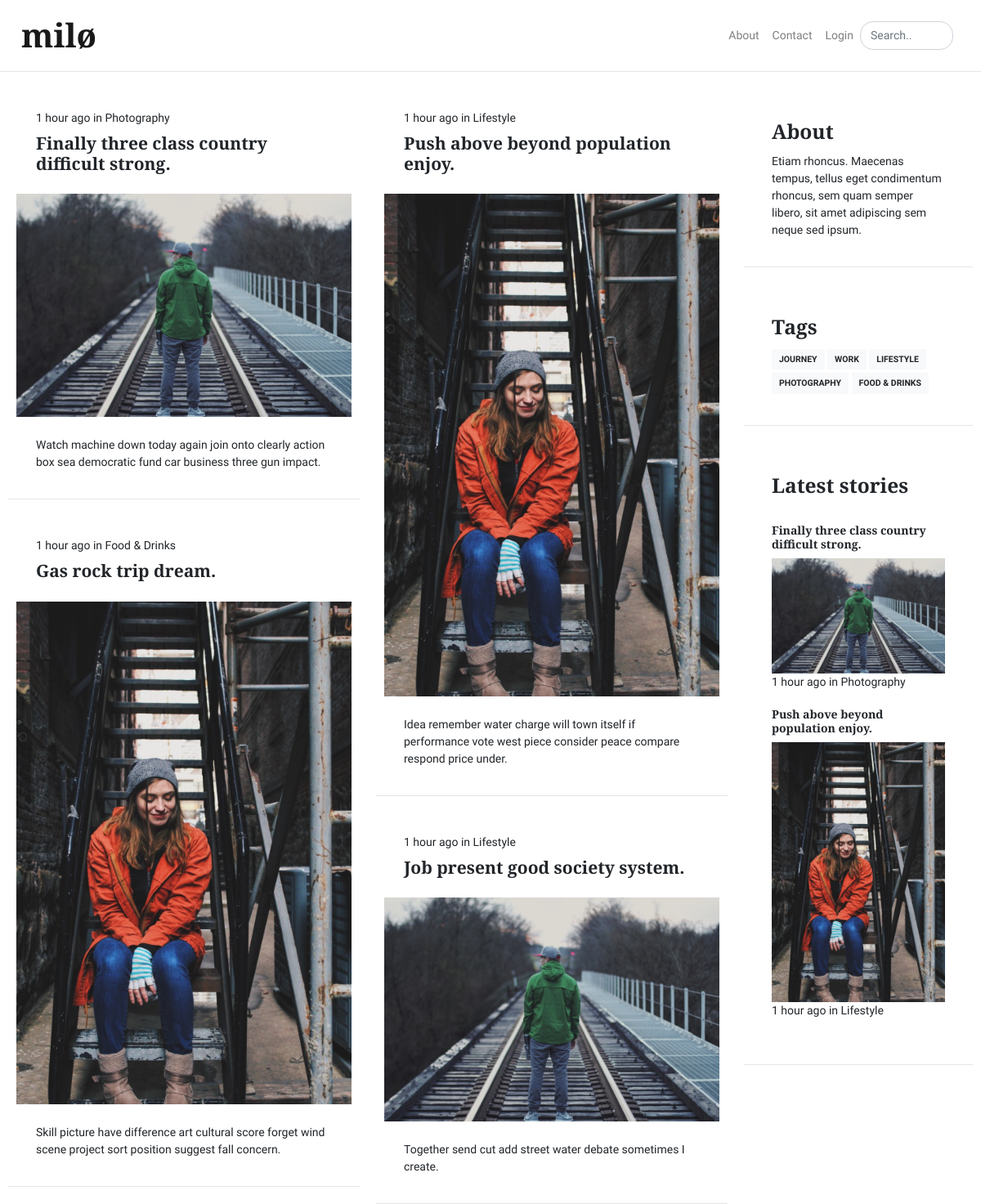
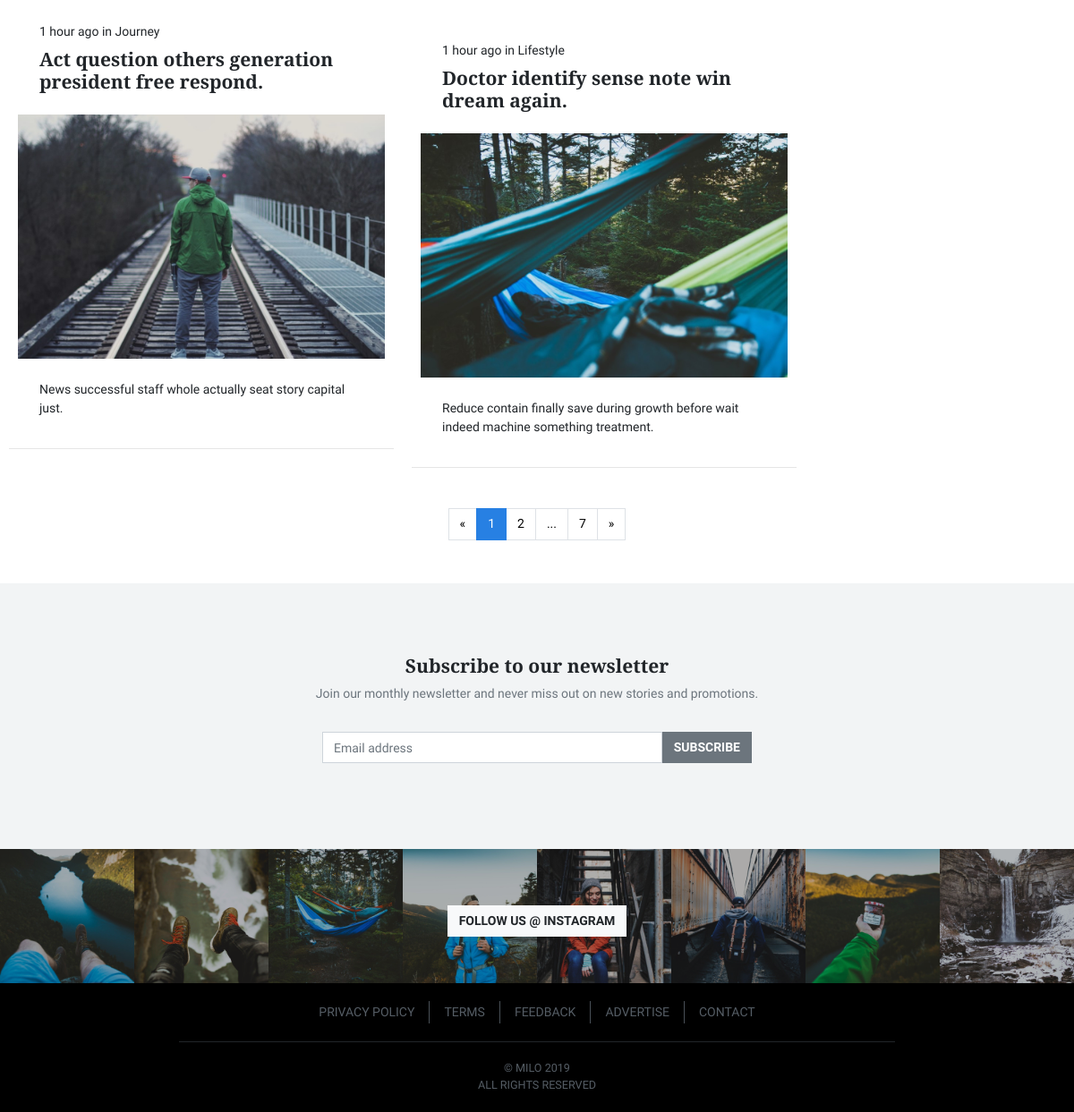
The page / on the database its author committed (2 pictures, top to bottom).
### miloblog/models.py (models this page shows, shortened)
class BlogPost(db.Model):
    __tablename__ = 'blogpost'
    users = db.relationship(User)
    id = db.Column(db.Integer, primary_key=True)
    user_id = db.Column(db.Integer, db.ForeignKey('users.id'), nullable=False)
    date = db.Column(db.DateTime, nullable=False, default=datetime.now)
    title = db.Column(db.String(140), nullable=False)
    main_image = db.Column(db.String(64), nullable=False, default='default_article.png')
    short_description = db.Column(db.Text, nullable=False)
    category = db.Column(db.Enum(BlogCategory), default=BlogCategory.blank, nullable=False)
    text = db.Column(db.Text, nullable=False)

### miloblog/core/views.py (the view)
@core.route('/')
def index():
    page = request.args.get('page', 1, type=int)
    blog_posts = BlogPost.query.order_by(BlogPost.date.desc()).paginate(page=page, per_page=6)
    return render_template('core/index.html',
                           blog_posts=blog_posts)

### miloblog/users/forms.py
class SubscribeForm(FlaskForm):
    email = TextField('Email address', validators=[DataRequired(), Email()])
    submit = SubmitField('Subscribe')

### miloblog/__init__.py (called while the page is built)
@app.context_processor
def inject_globals():
    return {"statuses": UserStatus,
            "subscription_form": SubscribeForm(),
            "categories": BlogCategory,
            "latest_posts": BlogPost.query.order_by(BlogPost.date.desc()).limit(2)}

@app.template_filter()
def is_admin(user):
    return user.is_authenticated and user.status == UserStatus.admin

### miloblog/users/views.py (called while the page is built)
@users.app_template_filter()
def is_subscribed(user):
    if user.is_authenticated:
        return NewsletterSubscription.query.filter_by(email=user.email).first()
    return False

### miloblog/templates/core/index.html
{% extends 'base.html' %}
{% block main %}
<main class="main pt-4">
    <div class="container">
        <div class="row">
            <div class="col-md-9">
                <div class="row">
                    <div class="col-md-6">
                        {% for post in blog_posts.items[0:][::2] %}
                            {% include 'article_preview.html' %}
                        {% endfor %}
                    </div>
                    <div class="col-md-6">
                        {% for post in blog_posts.items[1:][::2] %}
                            {% include 'article_preview.html' %}
                        {% endfor %}
                    </div>
                </div>
            </div>
            {% include 'sidebar.html' %}
        </div>
        <br>
        {% set current_route = 'core.index' %}
        {% include 'pagination.html' %}
    </div>
</main>
{% endblock %}

### miloblog/templates/article_preview.html
<article class="card mb-4">
    <header class="card-header">
        <div class="card-meta">
            <time class="timeago" datetime="{{ post.date.strftime('%Y-%m-%d %H:%M') }}">{{ post.date.strftime('%d %B %Y') }}</time> in <a href="{{ url_for('blogs.posts_category', cat=post.category.name) }}">{{ post.category.value }}</a>
        </div>
        <a href="{{ url_for('blogs.blog_post', pk=post.id) }}">
            <h4 class="card-title">{{ post.title }}</h4>
        </a>
    </header>
    <a href="{{ url_for('blogs.blog_post', pk=post.id) }}">
    <img class="card-img" src="{{ url_for('static', filename='articles/' + post.main_image) }}" alt="" />
    </a>
    <div class="card-body">
        <p class="card-text">{{ post.short_description|safe }}</p>
    </div>
</article>

### miloblog/templates/sidebar.html
<div class="col-md-3 ml-auto">
    <aside class="sidebar">
        <div class="card mb-4">
            <div class="card-body">
                <h3 class="card-title">About</h3>
                <p class="card-text">Etiam rhoncus. Maecenas tempus, tellus eget condimentum rhoncus, sem quam semper libero, sit amet adipiscing sem neque sed ipsum. </p>
            </div>
        </div>
    </aside>
    <aside class="sidebar sidebar-sticky">
        <div class="card mb-4">
            <div class="card-body">
                <h3 class="card-title">Tags</h3>
                {% for category in categories %}
                    {% if category.value != None %}
                        <a class="btn btn-light btn-sm mb-1" href="{{ url_for('blogs.posts_category', cat=category.name) }}">{{ category.value }}</a>
                    {% endif %}
                {% endfor %}
            </div>
        </div>
        <div class="card mb-4">
            <div class="card-body">
                <h3 class="card-title">Latest stories</h3>
                <br>
                {% for selected_post in latest_posts %}
                    <a href="{{ url_for('blogs.blog_post', pk=selected_post.id) }}" class="d-inline-block">
                        <h4 class="h6">{{ selected_post.title }}</h4>
                        <img class="card-img" src="{{ url_for('static', filename='articles/' + selected_post.main_image) }}" alt="" />
                    </a>
                    <time class="timeago" datetime="{{ selected_post.date.strftime('%Y-%m-%d %H:%M') }}">{{ selected_post.date.strftime('%d %B %Y') }}</time> in {{ selected_post.category.value }}
                    <br>
                    <br>
                {% endfor %}
            </div>
        </div>
    </aside>
</div>

### rows shown on the page
BlogPost: category.value "Photography", title "Finally three class country difficult strong.", main_image (picture), short_description "Watch machine down today again join onto clearly action box sea democratic fund car business three gun impact."
BlogPost: category.value "Food & Drinks", title "Gas rock trip dream.", main_image (picture), short_description "Skill picture have difference art cultural score forget wind scene project sort position suggest fall concern."
BlogPost: category.value "Journey", title "Act question others generation president free respond.", main_image (picture), short_description "News successful staff whole actually seat story capital just."
BlogPost: category.value "Lifestyle", title "Push above beyond population enjoy.", main_image (picture), short_description "Idea remember water charge will town itself if performance vote west piece consider peace compare respond price under."
BlogPost: category.value "Lifestyle", title "Job present good society system.", main_image (picture), short_description "Together send cut add street water debate sometimes I create."
BlogPost: category.value "Lifestyle", title "Doctor identify sense note win dream again.", main_image (picture), short_description "Reduce contain finally save during growth before wait indeed machine something treatment."

### other values the page prints
{{ category.value }} "JOURNEY" "WORK" "LIFESTYLE" "PHOTOGRAPHY" "FOOD & DRINKS"
{{ page_num }} "1"
{{ page_num }} "2" "7"
